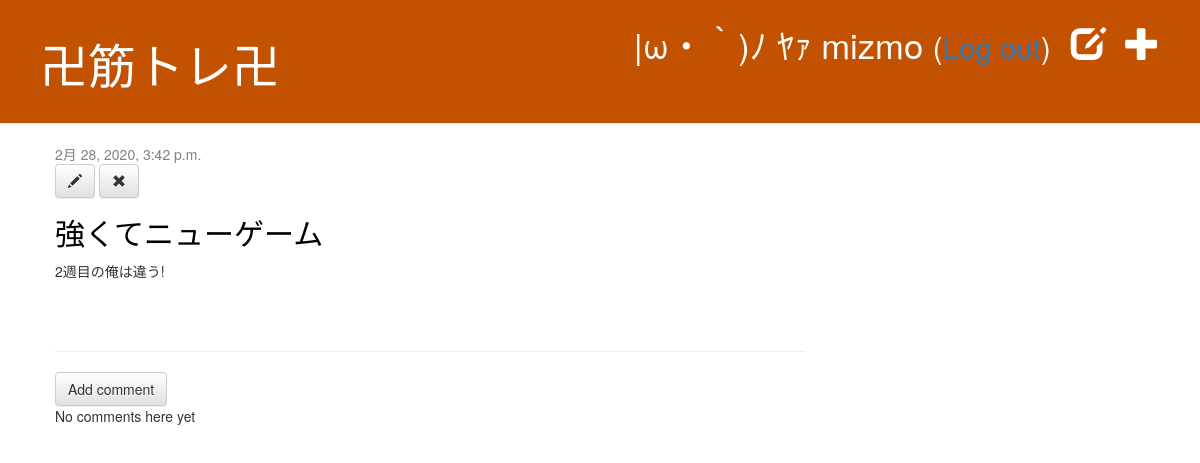
The app's page /post/1/ (signed in) with its own data.
### blog/models.py (models this page shows, shortened)
class Post(models.Model):
    author = models.ForeignKey(settings.AUTH_USER_MODEL, on_delete=models.CASCADE)
    title = models.CharField(max_length=200)
    text = models.TextField()
    created_date = models.DateTimeField(default=timezone.now)
    published_date = models.DateTimeField(blank=True, null=True)

### blog/views.py (the view)
# urls.py: path('post/<int:pk>/', views.post_detail, name='post_detail'),
def post_detail(request, pk):
    post = get_object_or_404(Post, pk=pk)
    return render(request, 'blog/post_detail.html', {'post': post})

### blog/templates/blog/post_detail.html
{% extends 'blog/base.html' %}
{% block content %}
    <div class="post">
        {% if post.published_date %}
            <div class="date">
                {{ post.published_date }}
            </div>
        {% else %}
            <a class="btn btn-default" href="{% url 'post_publish' pk=post.pk %}">Publish</a>
        {% endif %}
        {% if user.is_authenticated %}
        <a class="btn btn-default" href="{% url 'post_edit' pk=post.pk %}"><span class="glyphicon glyphicon-pencil"></span></a>
        <a class="btn btn-default" href="{% url 'post_remove' pk=post.pk %}"><span class="glyphicon glyphicon-remove"></span></a>
        {% endif %}
        <h2>{{ post.title }}</h2>
        <p>{{ post.text|linebreaksbr }}</p>
    </div>
    <hr>
    <a class="btn btn-default" href="{% url 'add_comment_to_post' pk=post.pk %}">Add comment</a>
    {% for comment in post.comments.all %}
        {% if user.is_authenticaded or comment.approved_comment %}
        <div class="comment">
            <div class="date">
                {{ comment.created_date }}
                {% if not comment.approved_comment %}
                    <a class="btn btn-default" href="{% url 'comment_remove' pk=comment.pk %}"><span class="glyphicon glyphicon-remove"></span></a>
                    <a class="btn btn-default" href="{% url 'comment_approve' pk=comment.pk %}"><span class="glyphicon glyphicon-ok"></span></a>
                {% endif %}
            </div>
            <strong>{{ comment.author }}</strong>
            <p>{{ comment.text|linebreaks }}</p>
         </div>
         {% endif %}
    {% empty %}
        <p>No comments here yet</p>
    {% endfor %}
{% endblock %}

### blog/templates/blog/base.html (shortened to what this page needs)
{% load static %}
<!DOCTYPE html>
    <head>
        <link rel="stylesheet" href="//maxcdn.bootstrapcdn.com/bootstrap/3.2.0/css/bootstrap.min.css">
        <link rel="stylesheet" href="//maxcdn.bootstrapcdn.com/bootstrap/3.2.0/css/bootstrap-theme.min.css">
        <link rel="stylesheet" href="{% static 'css/blog.css' %}">
    </head>
    <body>
    <div class="page-header">
    {% if user.is_authenticated %}
        <a href="{% url 'post_new' %}" class="top-menu"><span class="glyphicon glyphicon-plus"></span></a>
        <a href="{% url 'post_draft_list' %}" class="top-menu"><span class="glyphicon glyphicon-edit"></span></a>
        <p class="top-menu">|ω・｀)ﾉ ﾔｧ {{ user.username }} <small>(<a href="{% url 'logout' %}">Log out</a>)</small></p>
    {% else %}
        <a href="{% url 'login' %}" class="top-menu"><span class="glyphicon glyphicon-lock"></span></a>
    {% endif %}
        <h1><a href="/">卍筋トレ卍</a></h1>
    </div>
    <div class="content container">
        <div class="row">
            <div class="col-md-8">
            {% block content %}
            {% endblock %}
            </div>
        </div>
    </div>
</body>
</html>

### blog/static/css/blog.css (style rules this page uses)
.page-header { background-color: #C25100; margin-top: 0; padding: 20px 20px 20px 40px; }
.page-header h1, .page-header h1 a, .page-header h1 a:visited, .page-header h1 a:active { color: #ffffff; font-size: 36pt; text-decoration: none; }
.content { margin-left: 40px; }
h1, h2, h3, h4 { font-family: 'Lobster', cursive; }
.date { color: #828282; }
.top-menu, .top-menu:hover, .top-menu:visited { color: #ffffff; float: right; font-size: 26pt; margin-right: 20px; }
.post { margin-bottom: 70px; }
.post h2, .post h2:visited { color: #000000; }

### records on screen
Post: published_date "2月 28, 2020, 3:42 p.m.", title "強くてニューゲーム", text "2週目の俺は違う!"

### other values on screen
{{ user.username }} "mizmo"
